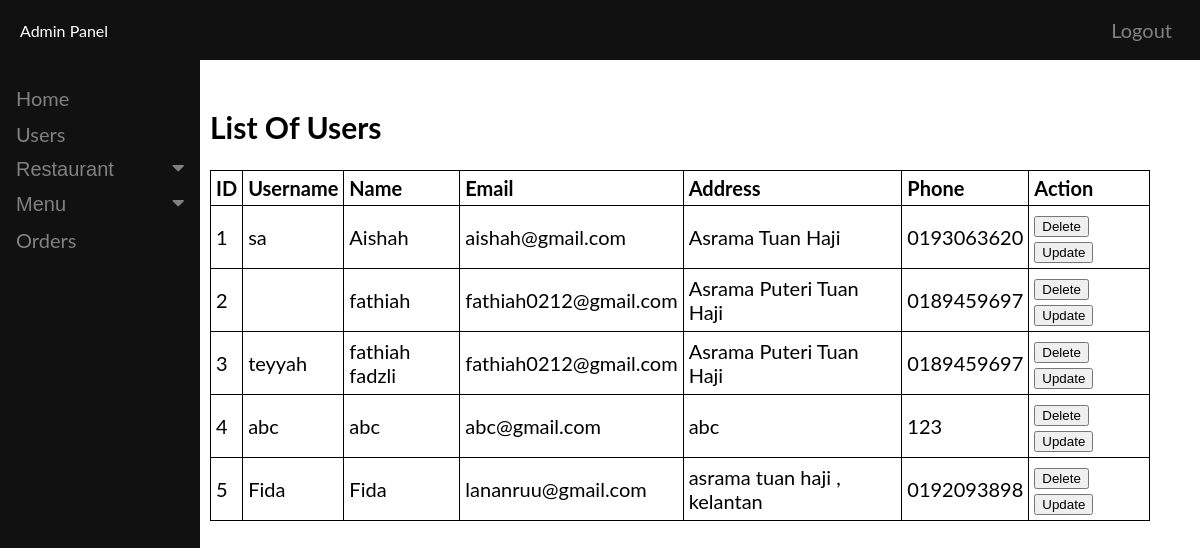
The app's page /admin/all_user.php with its own data.
### tables this page shows
CREATE TABLE `users` (
  `user_id` int(11) NOT NULL,
  `username` varchar(50) NOT NULL,
  `password` varchar(50) NOT NULL,
  `name` varchar(50) NOT NULL,
  `email` varchar(50) NOT NULL,
  `address` varchar(100) NOT NULL,
  `phone` varchar(15) NOT NULL,
  `code` mediumint(50) DEFAULT NULL
);

### admin/all_user.php (the view, shortened to what this page needs)
<!DOCTYPE html>
<html>
<head>
</head>
</head>
<body>
<?php include 'homepage.php'; ?>
  <div class="main">
    <br>
    <h2>List Of Users</h2>
    <table>
      <tr>
        <th>ID</th>
        <th>Username</th>
        <th>Name</th>
        <th>Email</th>
        <th>Address</th>
        <th>Phone</th>
        <th>Action</th>
      </tr>
      <?php
$servername = "localhost";
$username = "root";
$password = "";
$dbname = "uitm_fd";
$conn = new mysqli($servername, $username, $password, $dbname);
$sql = "SELECT * FROM users";
$result = $conn->query($sql);
while($row = $result->fetch_assoc()) {
  echo "<tr>";
  echo "<td>" . $row['user_id'] . "</td>";
  echo "<td>" . $row['username'] . "</td>";
  echo "<td>" . $row['name'] . "</td>";
  echo "<td>" . $row['email'] . "</td>";
  echo "<td>" . $row['address'] . "</td>";
  echo "<td>" . $row['phone'] . "</td>";
  $user_id = $row['user_id'];
  echo "<td><button class='delete-btn' data-id='" . $user_id . "'>Delete</button> <a href='update_user.php?user_id=" . $user_id . "'><button class='update-btn'>Update</button></a></td>";
  echo "</tr>";
}
      ?>
    </table>
</div>
</body>
</html>

### admin/all_user.php (style rules this page uses)
.main { width: 80%; margin: 0 auto; }
table { width: 100%; border-collapse: collapse; }
table, th, td { border: 1px solid black; padding: 5px; }
th { text-align: left; }

### admin/homepage.php (style rules this page uses)
body { font-family: "Lato", sans-serif; margin: 0; padding: 0; }
.main { margin-left: 200px; font-size: 20px; padding: 60px 10px 10px 10px; box-sizing: border-box; }

### records on screen
users: user_id "1", username "sa", name "Aishah", email "aishah@gmail.com", address "Asrama Tuan Haji", phone "0193063620"
users: user_id "2", name "fathiah", email "fathiah0212@gmail.com", address "Asrama Puteri Tuan Haji", phone "0189459697"
users: user_id "3", username "teyyah", name "fathiah fadzli", email "fathiah0212@gmail.com", address "Asrama Puteri Tuan Haji", phone "0189459697"
users: user_id "4", username "abc", name "abc", email "abc@gmail.com", address "abc", phone "123"
users: user_id "5", username "Fida", name "Fida", email "lananruu@gmail.com", address "asrama tuan haji , kelantan", phone "0192093898"
